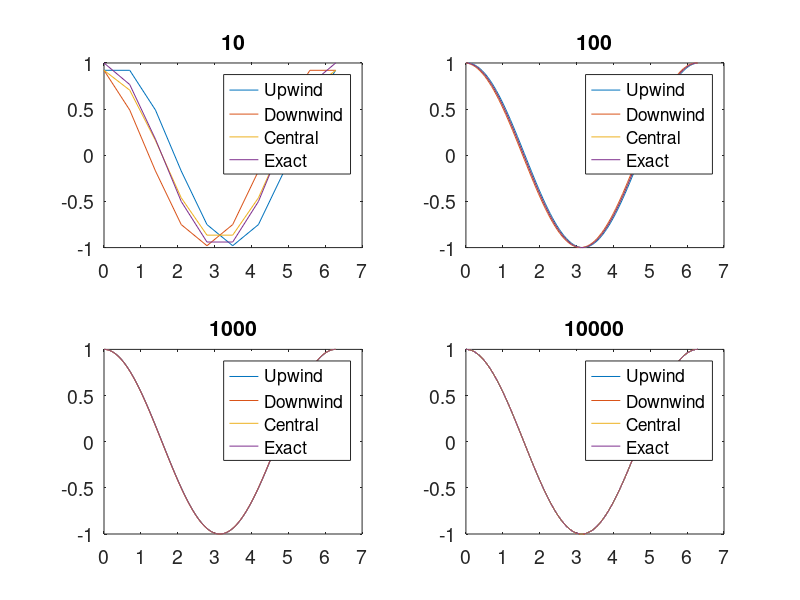
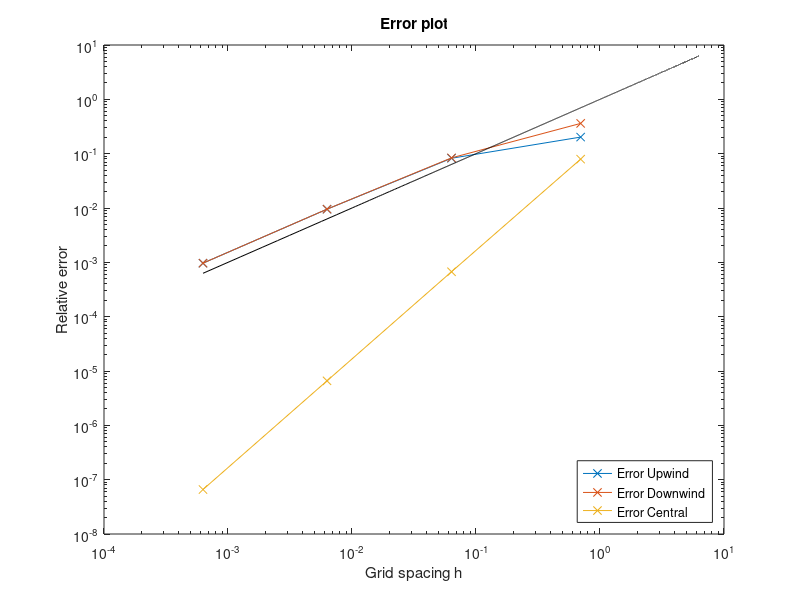

These figures' MATLAB source, in order:
%% Header

%%% Numerische Methoden der Hydromechanik
%%% Assignment: 1
%%% Group: 2
%%% Members: Nick Pfeiffer, Andreas Mirlach, Julian Lenz, Faro Schäfer

clear all
close all

%% grid and analytical solution 

for exp = 1:1:4

    % Number of grid points
    n = 10^exp

    % Grid spacing
    h = 2.0*pi / (n-1);

    % Calculation of... 
    for i = 1 : n

      % ...coordinates
      x(i) = 0.0 + (i-1) * h;

      % ...analytical values of function and derivative
      f(i) = sin(x(i)); % analytical
      dfe(i) = cos( x(i) ); % analytical derivative
    end
    
%% Discretization for numerical solution

    for i = 1 : n

      % Periodic boundary conditions... 

      % ...for the first point
      if ( i == 1 )

        fp = f(i+1);
        fm = f(n-1);

      end

      % ...for the last point
      if ( i == n )

        fp = f(2);
        fm = f(n-1);

      end

      % If point is not at the boundaries 
      if ( ( i ~= 1 ) && ( i ~= n ) )
        fp = f(i+1);
        fm = f(i-1);
      end

      fi = f(i);

%% function values 

    % First derivative: Upwind
        dfn_U(i) = ( fi - fm ) / ( 1.0*h );
      
    % First derivative: Downwind
        dfn_D(i) = ( fp - fi ) / ( 1.0*h );
        
    % First derivative: Central
        dfn_C(i) = ( fp - fm) / ( 2.0*h );

    % Error: Upwind
        er_U(i) = abs( ( dfe(i) - dfn_U(i) ) / dfe(i) );
    
    % Error: Downwind
        er_D(i) = abs( ( dfe(i) - dfn_D(i) ) / dfe(i) );
      
    % Error: Central
        er_C(i) = abs( ( dfe(i) - dfn_C(i) ) / dfe(i) );
    
      
    end

    % Plotting of analytical solution and numerical approximation of first
    % derivatives
    subplot(2,2,exp)
    plot(x, dfn_U, x, dfn_D, x, dfn_C, x, dfe)
    legend('Upwind','Downwind','Central','Exact')
    set(gca,'FontSize',14); 
    title(n);

    % Storing grid spacing and error in matrix 'error'
    error(exp,1) = h;
    error(exp,2) = er_U(n/5);
    error(exp,3) = er_D(n/5);
    error(exp,4) = er_C(n/5);
    
end

figure
% Plotting of error over grid spacing in normal scale
loglog(error(:,1),error(:,2),'-x',error(:,1),error(:,3),'-x',error(:,1),error(:,4),'-x', x, x,'-k');
title('Error plot');
xlabel('Grid spacing h');
ylabel('Relative error');
legend('Error Upwind','Error Downwind','Error Central','Location','SouthEast')
